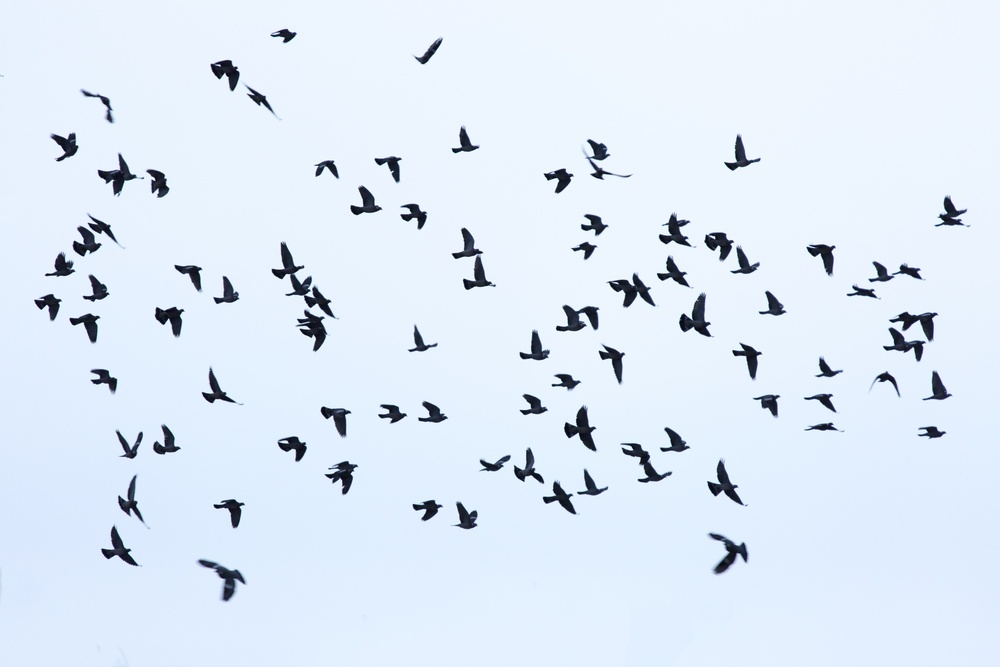
#> input picture day1/data/flock-of-birds.jpg, 1000 x 667 px, shrunk from 1920 x 1280 before the run
$ python contours.py
#> lines starting #> are read from the running program, lines starting #| are printed output that depends on the picture; after the words box and inside, x2 and y2 are one past the last pixel; in counts of white or black regions, pixels touching at a corner belong together
import os
import cv2

img = cv2.imread(os.path.join('.', 'data', 'flock-of-birds.jpg'))
#> img is the input picture: shape (667, 1000, 3); mean B, G, R 245.1, 232.3, 221.4

# < 127 -> 255, > 127 -> 0

# if we want to work w contours we need to have the designated onj in white
ret, thresh = cv2.threshold(cv2.cvtColor(img, cv2.COLOR_BGR2GRAY), 127, 255, cv2.THRESH_BINARY_INV)
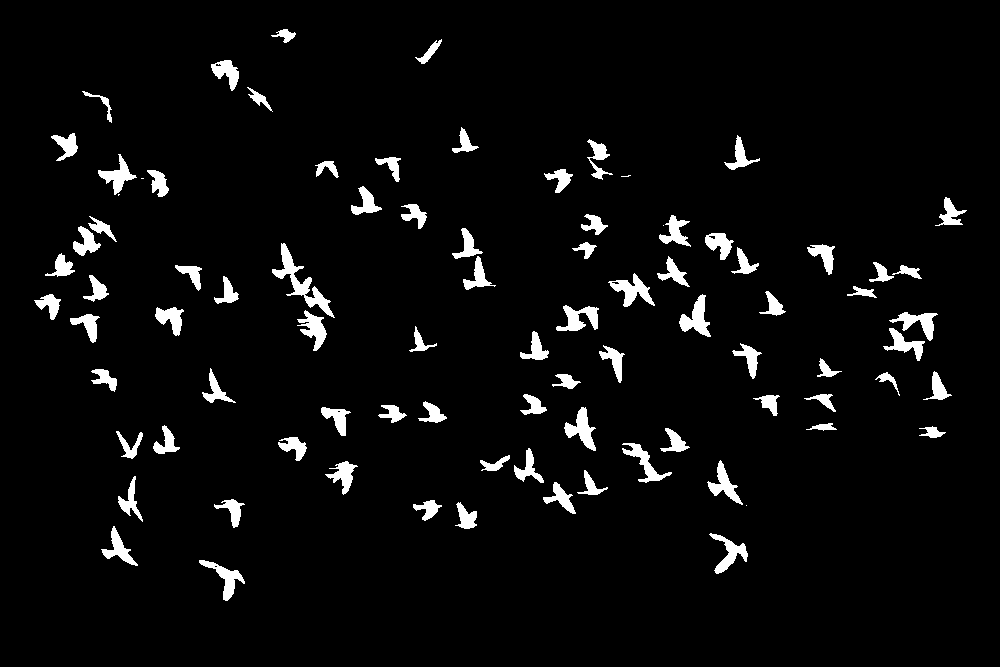
#> thresh: shape (667, 1000); 4.4% white; 88 white regions (5 under 20 px)

contours, hierarchy = cv2.findContours(thresh, cv2.RETR_TREE, cv2.CHAIN_APPROX_SIMPLE)
#> contours = 93 contours, 10 with area under 20; largest, box (x1, y1, x2, y2) and area: (272, 243, 335, 318) 900, (608, 273, 655, 307) 577, (679, 294, 711, 337) 567, (564, 407, 596, 451) 546, (556, 305, 599, 331) 515

for cnt in contours:
    # all the small values are probably noise, so we filter them out
    if cv2.contourArea(cnt) > 200:
        # cnt is the current contour
        # -1 draw all contours contained in cnt (here cnt contains only the current contour)
        # color
        # thickness
        # cv2.drawContours(img, cnt, -1, (0, 0, 255), 1)


        #return point + dimension of rectangle
        x, y, w, h = cv2.boundingRect(cnt)

        cv2.rectangle(img, (x, y), (x + w, y + h), (0, 0, 255), 2)
#> this loop made 93 passes
#> (x, y, w, h) on passes 1, 3, 4, 6, 7, 8, 9, 10, 11, 12, 13, 15: (199, 560, 46, 41), (709, 533, 39, 41), (101, 526, 37, 40), (455, 502, 22, 27), (413, 500, 29, 21), (214, 499, 31, 29), (543, 482, 33, 32), (118, 476, 25, 46), (577, 470, 31, 25), (325, 461, 33, 34), (707, 460, 36, 45), (514, 448, 30, 35)
#> cnt on pass 5: [[746, 505]]
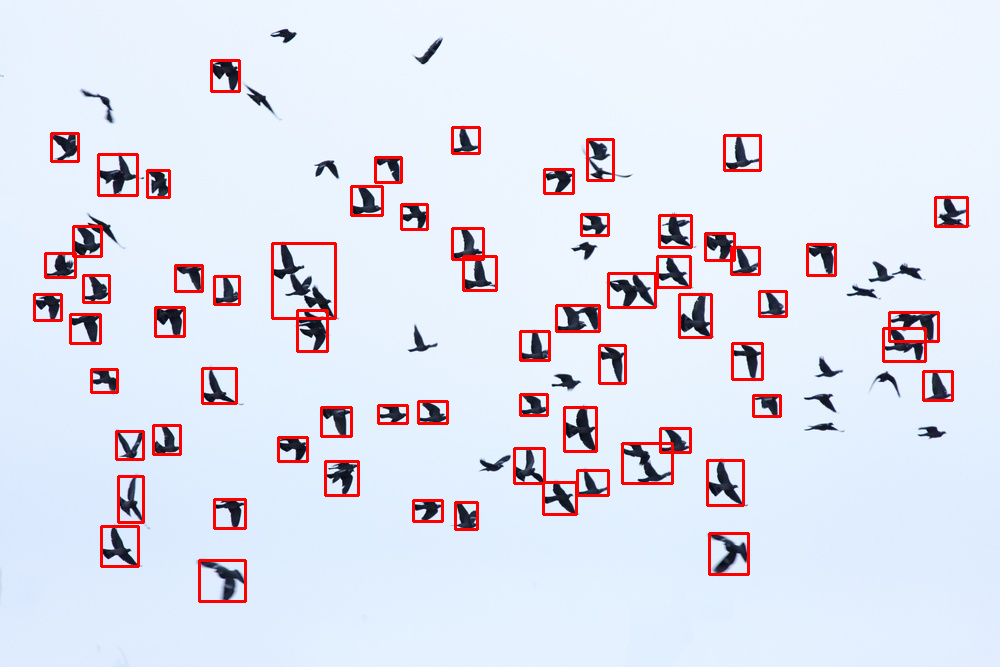
#> img: shape (667, 1000, 3); 3.6% of pixels changed, all inside (x1, y1, x2, y2) = (33, 59, 969, 603)

cv2.imshow('img', img)
cv2.imshow('thresh', thresh)


cv2.waitKey(0)
